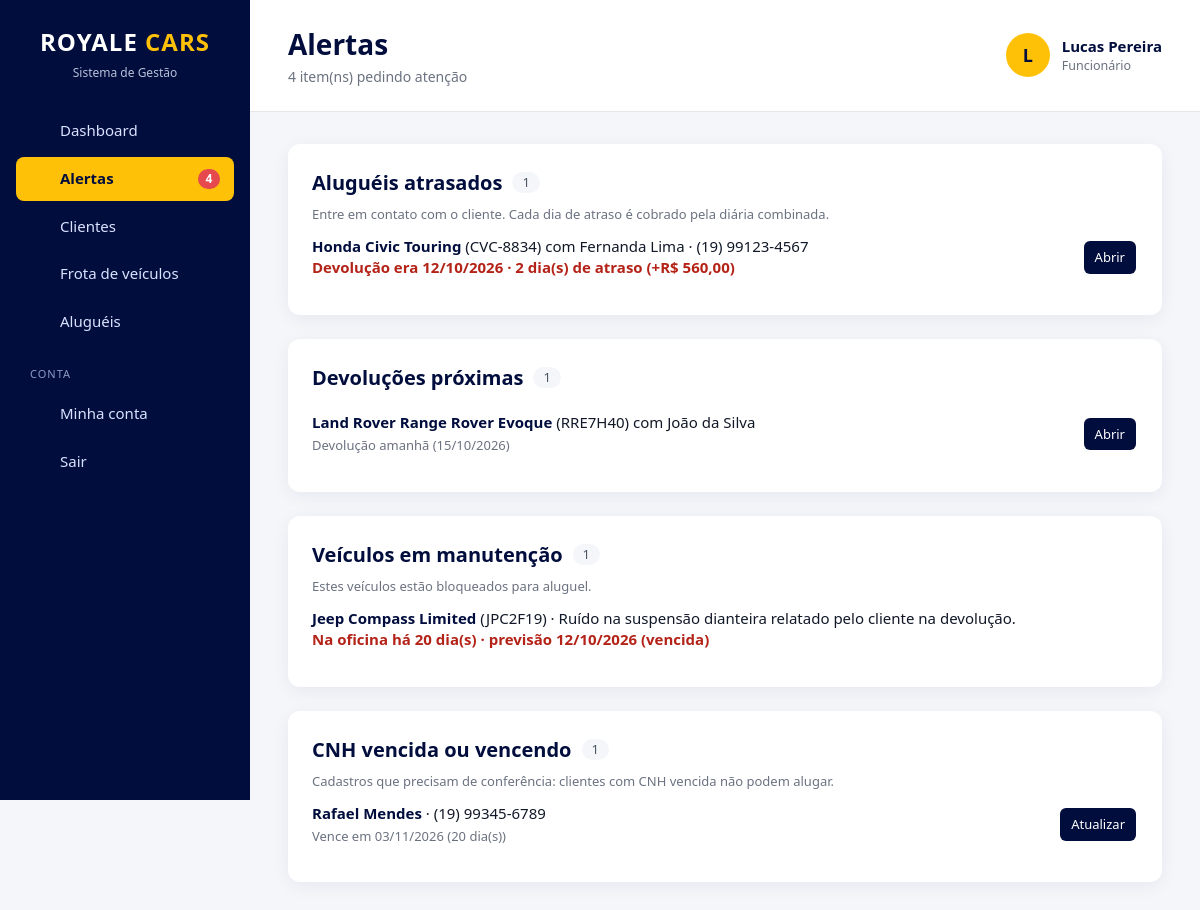
The app's page /alertas.php (signed in) with its own data.
### tables this page shows
CREATE TABLE `usuarios` (
    `id`            INT          NOT NULL AUTO_INCREMENT,
    `nome`          VARCHAR(100) NOT NULL,
    `email`         VARCHAR(150) NOT NULL,
    `senha`         VARCHAR(255) NOT NULL,
    `cargo`         ENUM('chefe','gerente','funcionario') NOT NULL DEFAULT 'funcionario',
    `ativo`         TINYINT(1)   NOT NULL DEFAULT 1,
    `trocar_senha`  TINYINT(1)   NOT NULL DEFAULT 0,
    `ultimo_acesso` DATETIME     NULL,
    `criado_em`     TIMESTAMP    NOT NULL DEFAULT CURRENT_TIMESTAMP,
    `atualizado_em` TIMESTAMP    NULL ON UPDATE CURRENT_TIMESTAMP,

    PRIMARY KEY (`id`),
    UNIQUE KEY `uk_usuarios_email` (`email`),

    CONSTRAINT `ck_usuarios_nome`  CHECK (CHAR_LENGTH(TRIM(`nome`)) >= 3),
    CONSTRAINT `ck_usuarios_email` CHECK (`email` LIKE '_%@_%._%'),
    CONSTRAINT `ck_usuarios_ativo` CHECK (`ativo` IN (0, 1))
);

CREATE TABLE `locacoes` (
    `id`              INT           NOT NULL AUTO_INCREMENT,
    `cliente_id`      INT           NOT NULL,
    `veiculo_id`      INT           NOT NULL,
    `usuario_id`      INT           NULL,
    `data_retirada`   DATE          NOT NULL,
    `data_prevista`   DATE          NOT NULL,
    `data_devolucao`  DATE          NULL,
    `valor_diaria`    DECIMAL(10,2) NOT NULL,
    `dias_previstos`  INT           NOT NULL,
    `valor_previsto`  DECIMAL(10,2) NOT NULL,
    `dias_atraso`     INT           NOT NULL DEFAULT 0,
    `valor_atraso`    DECIMAL(10,2) NOT NULL DEFAULT 0,
    `valor_total`     DECIMAL(10,2) NOT NULL DEFAULT 0,
    `status`          ENUM('Em andamento','Finalizada','Cancelada') NOT NULL DEFAULT 'Em andamento',
    `observacoes`     TEXT          NULL,
    `finalizado_por`  INT           NULL,
    `finalizado_em`   DATETIME      NULL,
    `criado_em`       TIMESTAMP     NOT NULL DEFAULT CURRENT_TIMESTAMP,

    PRIMARY KEY (`id`),
    KEY `idx_locacoes_status`  (`status`, `data_prevista`),
    KEY `idx_locacoes_devolucao` (`data_devolucao`),

    CONSTRAINT `fk_locacoes_cliente`
        FOREIGN KEY (`cliente_id`) REFERENCES `clientes` (`id`),
    CONSTRAINT `fk_locacoes_veiculo`
        FOREIGN KEY (`veiculo_id`) REFERENCES `veiculos` (`id`),
    CONSTRAINT `fk_locacoes_usuario`
        FOREIGN KEY (`usuario_id`) REFERENCES `usuarios` (`id`) ON DELETE SET NULL,
    CONSTRAINT `fk_locacoes_finalizado_por`
        FOREIGN KEY (`finalizado_por`) REFERENCES `usuarios` (`id`) ON DELETE SET NULL,

    CONSTRAINT `ck_locacoes_periodo`
        CHECK (`data_prevista` >= `data_retirada`),
    CONSTRAINT `ck_locacoes_devolucao`
        CHECK (`data_devolucao` IS NULL OR `data_devolucao` >= `data_retirada`),
    CONSTRAINT `ck_locacoes_valores`
        CHECK (`valor_diaria` > 0 AND `valor_previsto` >= 0
               AND `valor_atraso` >= 0 AND `valor_total` >= 0),
    CONSTRAINT `ck_locacoes_dias`
        CHECK (`dias_previstos` >= 1 AND `dias_atraso` >= 0)
);

CREATE TABLE `veiculos` (
    `id`            INT           NOT NULL AUTO_INCREMENT,
    `marca`         VARCHAR(100)  NOT NULL,
    `modelo`        VARCHAR(100)  NOT NULL,
    `ano`           SMALLINT      NOT NULL,
    `placa`         VARCHAR(7)    NOT NULL,
    `chassi`        CHAR(17)      NOT NULL,
    `valor_diaria`  DECIMAL(10,2) NOT NULL,
    `imagem`        VARCHAR(255)  NULL,
    `status`        ENUM('Disponível','Alugado','Em manutenção') NOT NULL DEFAULT 'Disponível',
    `arquivado`     TINYINT(1)    NOT NULL DEFAULT 0,
    `arquivado_em`  DATETIME      NULL,
    `criado_em`     TIMESTAMP     NOT NULL DEFAULT CURRENT_TIMESTAMP,
    `atualizado_em` TIMESTAMP     NULL ON UPDATE CURRENT_TIMESTAMP,

    PRIMARY KEY (`id`),
    UNIQUE KEY `uk_veiculos_placa`  (`placa`),
    UNIQUE KEY `uk_veiculos_chassi` (`chassi`),
    KEY `idx_veiculos_status` (`status`, `arquivado`),

    CONSTRAINT `ck_veiculos_placa`
        CHECK (`placa` REGEXP '^[A-Z]{3}[0-9][A-Z0-9][0-9]{2}$'),
    CONSTRAINT `ck_veiculos_chassi`
        CHECK (`chassi` REGEXP '^[A-HJ-NPR-Z0-9]{17}$'),
    CONSTRAINT `ck_veiculos_ano`
        CHECK (`ano` BETWEEN 1950 AND 2100),
    CONSTRAINT `ck_veiculos_diaria`
        CHECK (`valor_diaria` > 0),
    CONSTRAINT `ck_veiculos_arquivado`
        CHECK (`arquivado` IN (0, 1))
);

CREATE TABLE `clientes` (
    `id`            INT          NOT NULL AUTO_INCREMENT,
    `nome`          VARCHAR(150) NOT NULL,
    `cpf`           CHAR(11)     NOT NULL,
    `cnh`           CHAR(11)     NOT NULL,
    `cnh_validade`  DATE         NOT NULL,
    `email`         VARCHAR(150) NOT NULL,
    `telefone`      VARCHAR(11)  NOT NULL,
    `arquivado`     TINYINT(1)   NOT NULL DEFAULT 0,
    `arquivado_em`  DATETIME     NULL,
    `criado_em`     TIMESTAMP    NOT NULL DEFAULT CURRENT_TIMESTAMP,
    `atualizado_em` TIMESTAMP    NULL ON UPDATE CURRENT_TIMESTAMP,

    PRIMARY KEY (`id`),
    UNIQUE KEY `uk_clientes_cpf`   (`cpf`),
    UNIQUE KEY `uk_clientes_cnh`   (`cnh`),
    UNIQUE KEY `uk_clientes_email` (`email`),

    CONSTRAINT `ck_clientes_nome`     CHECK (CHAR_LENGTH(TRIM(`nome`)) >= 3),
    CONSTRAINT `ck_clientes_cpf`      CHECK (`cpf` REGEXP '^[0-9]{11}$'),
    CONSTRAINT `ck_clientes_cnh`      CHECK (`cnh` REGEXP '^[0-9]{11}$'),
    CONSTRAINT `ck_clientes_email`    CHECK (`email` LIKE '_%@_%._%'),
    CONSTRAINT `ck_clientes_telefone` CHECK (`telefone` REGEXP '^[1-9][1-9][0-9]{8,9}$'),
    CONSTRAINT `ck_clientes_arquivado` CHECK (`arquivado` IN (0, 1))
);

CREATE TABLE `manutencoes` (
    `id`                 INT           NOT NULL AUTO_INCREMENT,
    `veiculo_id`         INT           NOT NULL,
    `locacao_id`         INT           NULL,
    `defeito`            TEXT          NOT NULL,
    `oficina`            VARCHAR(150)  NULL,
    `data_entrada`       DATE          NOT NULL,
    `previsao_liberacao` DATE          NULL,
    `data_liberacao`     DATE          NULL,
    `servico_realizado`  TEXT          NULL,
    `custo`              DECIMAL(10,2) NULL,
    `status`             ENUM('Em andamento','Concluída') NOT NULL DEFAULT 'Em andamento',
    `usuario_id`         INT           NULL,
    `concluido_por`      INT           NULL,
    `criado_em`          TIMESTAMP     NOT NULL DEFAULT CURRENT_TIMESTAMP,

    PRIMARY KEY (`id`),
    KEY `idx_manutencoes_status` (`status`),

    CONSTRAINT `fk_manutencoes_veiculo`
        FOREIGN KEY (`veiculo_id`) REFERENCES `veiculos` (`id`),
    CONSTRAINT `fk_manutencoes_locacao`
        FOREIGN KEY (`locacao_id`) REFERENCES `locacoes` (`id`) ON DELETE SET NULL,
    CONSTRAINT `fk_manutencoes_usuario`
        FOREIGN KEY (`usuario_id`) REFERENCES `usuarios` (`id`) ON DELETE SET NULL,
    CONSTRAINT `fk_manutencoes_concluido_por`
        FOREIGN KEY (`concluido_por`) REFERENCES `usuarios` (`id`) ON DELETE SET NULL,

    CONSTRAINT `ck_manutencoes_custo`
        CHECK (`custo` IS NULL OR `custo` >= 0),
    CONSTRAINT `ck_manutencoes_liberacao`
        CHECK (`data_liberacao` IS NULL OR `data_liberacao` >= `data_entrada`),
    CONSTRAINT `ck_manutencoes_previsao`
        CHECK (`previsao_liberacao` IS NULL OR `previsao_liberacao` >= `data_entrada`)
);

### alertas.php (the view, shortened to what the rows shown need)
<?php
exigir_login();
$alertas = buscar_alertas();
$total = contar_alertas();
$titulo = 'Alertas';
require RAIZ . '/includes/cabecalho.php';
?>
<?php if ($alertas['atrasadas']): ?>
    <div class="bloco">
        <div class="alerta-titulo">
            <h2>Aluguéis atrasados</h2>
        </div>
        <ul class="lista-alertas">
            <?php foreach ($alertas['atrasadas'] as $a): ?>
                <li>
                    <div>
                        <strong><?= e(nome_veiculo($a)) ?></strong> (<?= e(formatar_placa($a['placa'])) ?>) com <?= e($a['cliente']) ?> ·
                        <?= e(formatar_telefone($a['telefone'])) ?><br>
                        <span class="texto-vermelho">
                            Devolução era <?= data_br($a['data_prevista']) ?> · <?= (int) $a['dias_atraso'] ?> dia(s) de atraso
                            (+<?= moeda($a['dias_atraso'] * $a['valor_diaria']) ?>)
                        </span>
                    </div>
                    <a href="<?= e(url('locacoes/ver.php?id=' . $a['id'])) ?>" class="btn-small">Abrir</a>
                </li>
            <?php endforeach; ?>
        </ul>
    </div>
<?php endif; ?>
<?php if ($alertas['devolucoes_proximas']): ?>
    <div class="bloco">
        <div class="alerta-titulo">
            <h2>Devoluções próximas</h2>
        </div>
        <ul class="lista-alertas">
            <?php foreach ($alertas['devolucoes_proximas'] as $a): ?>
                <li>
                    <div>
                        <strong><?= e(nome_veiculo($a)) ?></strong> (<?= e(formatar_placa($a['placa'])) ?>) com <?= e($a['cliente']) ?><br>
                        <span class="texto-fraco">
                            <?= $a['faltam'] == 0 ? 'Devolução hoje' : ($a['faltam'] == 1 ? 'Devolução amanhã' : 'Devolução em ' . (int) $a['faltam'] . ' dias') ?>
                            (<?= data_br($a['data_prevista']) ?>)
                        </span>
                    </div>
                    <a href="<?= e(url('locacoes/ver.php?id=' . $a['id'])) ?>" class="btn-small">Abrir</a>
                </li>
            <?php endforeach; ?>
        </ul>
    </div>
<?php endif; ?>
<?php if ($alertas['em_manutencao']): ?>
    <div class="bloco">
        <div class="alerta-titulo">
            <h2>Veículos em manutenção</h2>
        </div>
        <ul class="lista-alertas">
            <?php foreach ($alertas['em_manutencao'] as $a): ?>
                <li>
                    <div>
                        <strong><?= e(nome_veiculo($a)) ?></strong> (<?= e(formatar_placa($a['placa'])) ?>) · <?= e($a['defeito']) ?><br>
                        <span class="<?= $a['previsao_vencida'] ? 'texto-vermelho' : 'texto-fraco' ?>">
                            Na oficina há <?= (int) $a['dias_parado'] ?> dia(s)
                            <?php if ($a['previsao_liberacao']): ?>
                                · previsão <?= data_br($a['previsao_liberacao']) ?><?= $a['previsao_vencida'] ? ' (vencida)' : '' ?>
                            <?php endif; ?>
                        </span>
                    </div>
                </li>
            <?php endforeach; ?>
        </ul>
    </div>
<?php endif; ?>
<?php if ($alertas['cnh']): ?>
    <div class="bloco">
        <div class="alerta-titulo">
            <h2>CNH vencida ou vencendo</h2>
        </div>
        <ul class="lista-alertas">
            <?php foreach ($alertas['cnh'] as $a): ?>
                <li>
                    <div>
                        <strong><?= e($a['nome']) ?></strong> · <?= e(formatar_telefone($a['telefone'])) ?><br>
                        <span class="<?= $a['dias'] < 0 ? 'texto-vermelho' : 'texto-fraco' ?>">
                            <?= $a['dias'] < 0 ? 'Venceu em ' : 'Vence em ' ?><?= data_br($a['cnh_validade']) ?>
                            <?= $a['dias'] >= 0 ? '(' . (int) $a['dias'] . ' dia(s))' : '' ?>
                        </span>
                    </div>
                    <?php if (pode('clientes_gerenciar')): ?>
                        <a href="<?= e(url('clientes/editar.php?id=' . $a['id'])) ?>" class="btn-small">Atualizar</a>
                    <?php endif; ?>
                </li>
            <?php endforeach; ?>
        </ul>
    </div>
<?php endif; ?>
<?php require RAIZ . '/includes/rodape.php'; ?>

### includes/cabecalho.php (shortened to what the rows shown need)
<?php
$usuarioAtual = usuario_logado();
?>
<!DOCTYPE html>
<html lang="pt-BR">
<head>
    <link rel="stylesheet" href="<?= e(url('css/style.css')) ?>">
</head>
<body>
<aside class="sidebar" id="sidebar">
    <div class="logo">
        <h2>ROYALE <span>CARS</span></h2>
    </div>
</aside>
<main class="main">
    <header class="topbar">
        <div>
            <h1><?= e($titulo) ?></h1>
        </div>
        <?php if ($usuarioAtual): ?>
            <div class="usuario-topo">
                <div class="usuario-avatar"><?= e(mb_strtoupper(mb_substr($usuarioAtual['nome'], 0, 1))) ?></div>
                <div>
                    <strong><?= e($usuarioAtual['nome']) ?></strong>
                    <small><?= e(CARGOS[$usuarioAtual['cargo']] ?? '') ?></small>
                </div>
            </div>
        <?php endif; ?>
    </header>
    <section class="content">

### records on screen
usuarios: nome "L", nome "Lucas Pereira", cargo "Funcionário"
locacoes: veiculo.modelo "Honda Civic Touring", veiculo.placa "CVC-8834", cliente.nome "Fernanda Lima", cliente.telefone "(19) 99123-4567", data_prevista "12/10/2026", dias_atraso "2", valor_diaria "R$ 560,00"
locacoes: veiculo.modelo "Land Rover Range Rover Evoque", veiculo.placa "RRE7H40", cliente.nome "João da Silva", data_prevista "15/10/2026"
manutencoes: veiculo.modelo "Jeep Compass Limited", veiculo.placa "JPC2F19", defeito "Ruído na suspensão dianteira relatado pelo cliente na devolução.", dias_parado "20", previsao_liberacao "12/10/2026"
clientes: nome "Rafael Mendes", telefone "(19) 99345-6789", cnh_validade "03/11/2026", dias "20"

### other values on screen
$item['texto'] "Dashboard"
$item['texto'] "Alertas"
$item['texto'] "Clientes"
$item['texto'] "Frota de veículos"
$item['texto'] "Aluguéis"
$titulo "Alertas"
$subtitulo "4 item(ns) pedindo atenção"
count($alertas['atrasadas']) "1"
count($alertas['devolucoes_proximas']) "1"
count($alertas['em_manutencao']) "1"
count($alertas['cnh']) "1"
